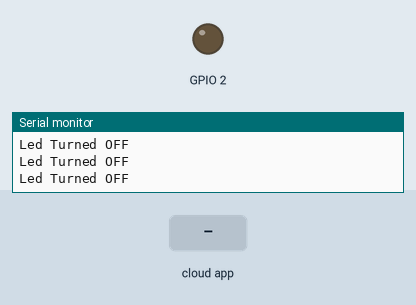
Recording of a sketch running on a simulated ESP32. Shown: output pins drawn as LEDs (lit = HIGH), the last lines printed to the serial monitor. Inputs (shaded band) come from the test bench. WiFi joins after 1.5 s; servers stay silent unless stated; the Firebase database answers and starts empty.

Above: at 3.8 s.
3.9 s: the phone or cloud app sets LED_STATUS to ON
At 4.3 s:
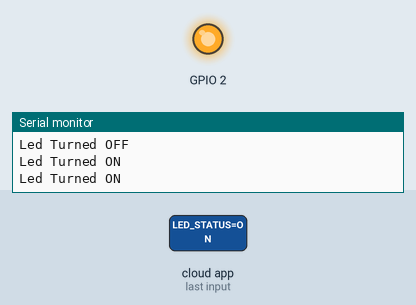
5.5 s: the phone or cloud app sets LED_STATUS to OFF
At 6.7 s:
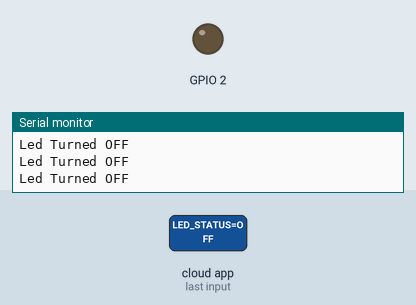
Timing chart, 0 to 8.5 s (numbered marks = the images above; inputs shaded):
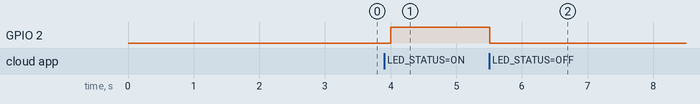

Measured:
- after the input at 3.9 s, GPIO 2: LOW → HIGH after 0.11 s
- after the input at 5.5 s, GPIO 2: HIGH → LOW at once

The sketch:

sistemdatabase.ino
```cpp
/*_____________CREATED BY_____________*/
      /*Artahsasta Bima Prafista*/
         /*Malang, Indonesia*/
/*_____________CREATED BY_____________*/

/*_____________HEADER_____________*/
#include <WiFi.h>
#include <IOXhop_FirebaseESP32.h>
#define FIREBASE_HOST "XXXXXX "// the project name address from firebase id
#define FIREBASE_AUTH "ztRgolkRUMKEZzaKXmyAC2ZUlGcuWojXXXXXXXXX"// the secret key generated from firebase
#define WIFI_SSID "Ashish"// input your home or public wifi name
#define WIFI_PASSWORD "XXXXXXXX"//password of wifi ssid
/*_____________HEADER_____________*/

/*_____________INISIALISASI DATA_____________*/
String fireStatus = "";// led status received from firebase
int led = 2;
/*_____________INISIALISASI DATA_____________*/


void setup() {

  Serial.begin(9600);
  delay(1000);

  /*_____________GPIO_____________*/
  pinMode(2, OUTPUT);
  /*_____________GPIO_____________*/

  /*_____________WIFI CONNECTION_____________*/
  WiFi.begin(WIFI_SSID, WIFI_PASSWORD);
  Serial.print("Connecting to ");
  Serial.print(WIFI_SSID);
  while (WiFi.status() != WL_CONNECTED)
    {
      Serial.print(".");
      delay(500);
    }
  Serial.println();
  Serial.print("Connected to ");
  Serial.println(WIFI_SSID);
  Serial.print("IP Address is : ");
  Serial.println(WiFi.localIP());//print local IP address
  /*_____________WIFI CONNECTION_____________*/

  /*_____________DATABASE CONNECTION_____________*/
  Firebase.begin(FIREBASE_HOST, FIREBASE_AUTH);// connect to firebase
  Firebase.setString("LED_STATUS", "OFF");//send initial string of led status
  /*_____________DATABASE CONNECTION_____________*/

}

void loop() {

  fireStatus = Firebase.getString("LED_STATUS");// get led status input from firebase
  if (fireStatus == "ON")
    {// compare the input of led status received from firebase
      Serial.println("Led Turned ON");
      digitalWrite(2, HIGH);// make output led ON
    }
  else if (fireStatus == "OFF")
    {// compare the input of led status received from firebase
      Serial.println("Led Turned OFF");
      digitalWrite(2, LOW);// make output led OFF
    }
  else
    {
      Serial.println("Wrong Credential! Please send ON/OFF");
    }
}
```
